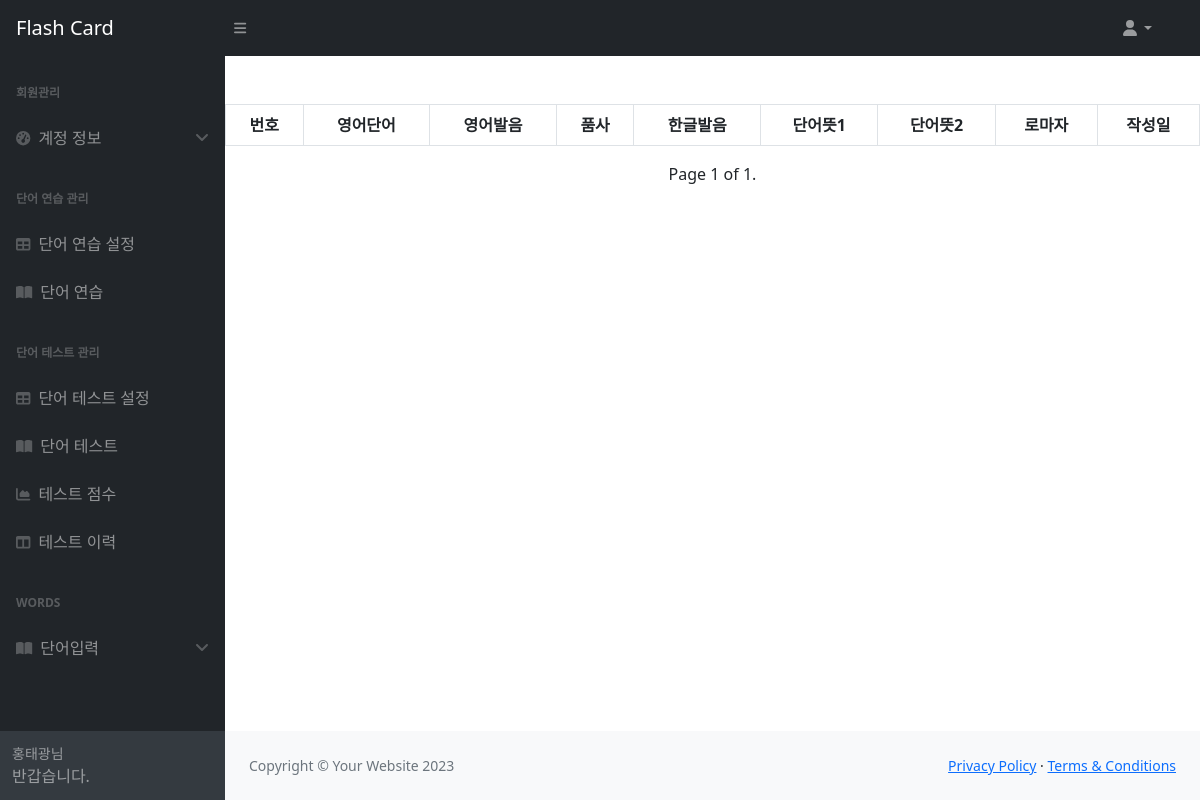
The app's page /words/?page=14, older data.
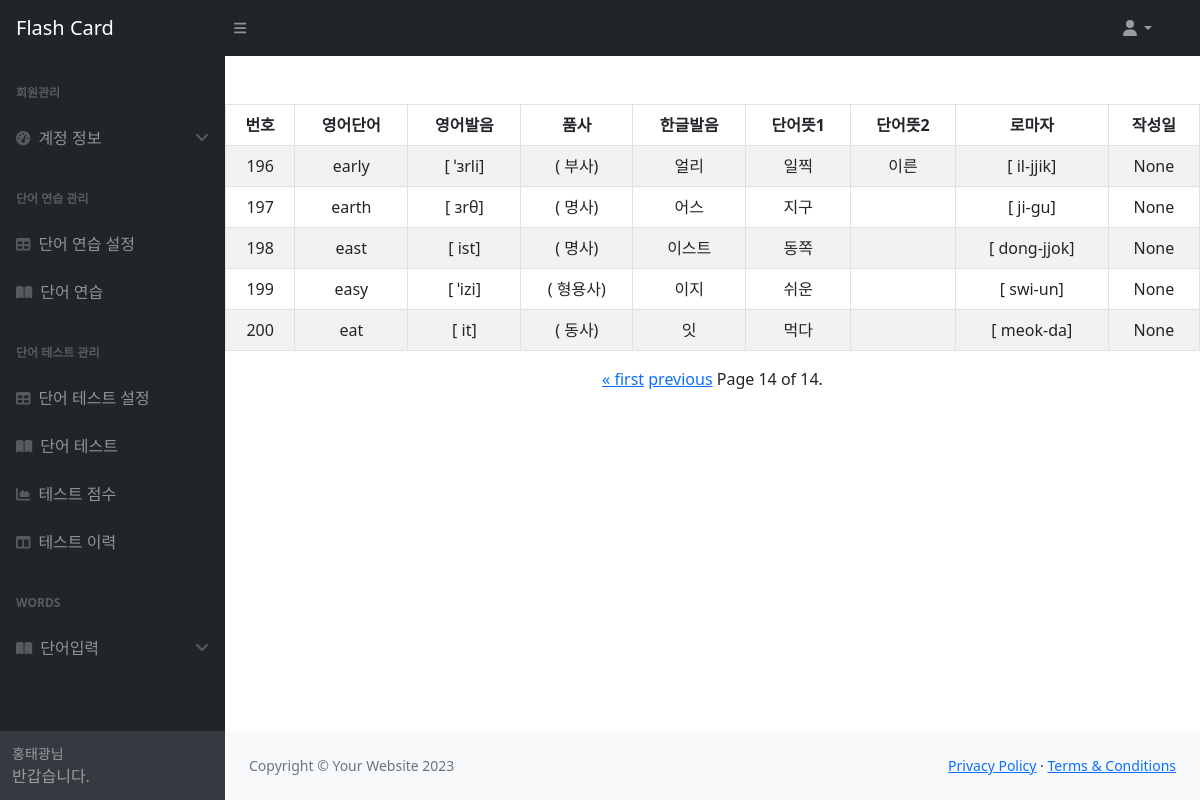
The same page, newer data.
### words/models.py (models this page shows)
class Word(models.Model):
    en_word = models.CharField(max_length=30)
    en_phonetic = models.CharField(max_length=30)
    word_class = models.CharField(max_length=30)
    ko_phonetic = models.CharField(max_length=30)
    ko_word_1 = models.CharField(max_length=50)
    ko_word_2 = models.CharField(max_length=50)
    ko_romanize = models.CharField(max_length=50)
    reg_date = models.DateTimeField(auto_now_add=True)

### words/views.py (the view, shortened to what this page needs)
# urls.py: path("", views.WordList.as_view(), name="words"),
class WordList(View):
    def get(self, request):
        words = Word.objects.all()
        paginator = Paginator(words, 15)
        page_number = request.GET.get("page")
        word_list = paginator.get_page(page_number)
        context = {'word_list': word_list}
        return render(request, 'words/word_list.html', context)

### words/templates/words/word_list.html (shortened to what this page needs)
{% extends 'base.html' %}
{% block content %}
<table class="container table table-hover table-striped table-bordered text-center mt-5">
    <thead>
    <tr>
        <th scope="col" class="text-center">번호</th>
        <th scope="col" class="text-center">영어단어</th>
        <th scope="col" class="text-center">영어발음</th>
        <th scope="col" class="text-center">품사</th>
        <th scope="col" class="text-center">한글발음</th>
        <th scope="col" class="text-center">단어뜻1</th>
        <th scope="col" class="text-center">단어뜻2</th>
        <th scope="col" class="text-center">로마자</th>
        <th scope="col" class="text-center">작성일</th>
    </tr>
    </thead>
    {% for word in word_list %}
    <tr>
        <td scope="col" class="text-center"><span>{{ word.id }}</span></td>
        <td scope="col" class="text-center"><span>{{ word.en_word }}</span></td>
        <td scope="col" class="text-center"><span>[{{ word.en_phonetic }}]</span></td>
        <td scope="col" class="text-center"><span>({{word.word_class}})</span></td>
        <td scope="col" class="text-center"><span>{{ word.ko_phonetic }}</span></td>
        <td scope="col" class="text-center"><span>{{ word.ko_word_1 }}</span></td>
        <td scope="col" class="text-center"><span>{{ word.ko_word_2 }}</span></td>
        <td scope="col" class="text-center"><span>[{{ word.ko_romanize }}]</span></td>
        <td scope="col" class="text-center"><span>{{ word.reg_date }}</span></td>
    </tr>
    {% endfor %}
</table>
<div class="container text-center">
    <span>
        {% if word_list.has_previous %}
            <a href="?page=1">&laquo; first</a>
            <a href="?page={{ word_list.previous_page_number }}">previous</a>
        {% endif %}
        <span>
            Page {{ word_list.number }} of {{ word_list.paginator.num_pages }}.
        </span>
    </span>
</div>
{% endblock content %}

### templates/base.html (shortened to what this page needs)
<!DOCTYPE html>
{%load static %}
<html lang="ko">
<head>
    <link href="https://cdn.jsdelivr.net/npm/simple-datatables@7.1.2/dist/style.min.css" rel="stylesheet"/>
    <link href="{% static 'css/styles.css' %}" rel="stylesheet"/>
</head>
<body class="sb-nav-fixed">
<header>
    <nav class="sb-topnav navbar navbar-expand navbar-dark bg-dark">
        <a class="navbar-brand ps-3" href="{% url 'index' %}">Flash Card</a>
        <button class="btn btn-link btn-sm order-1 order-lg-0 me-4 me-lg-0" id="sidebarToggle" href="#!"><i
                class="fas fa-bars"></i></button>
        <form class="d-none d-md-inline-block form-inline ms-auto me-0 me-md-3 my-2 my-md-0">
            <ul class="navbar-nav ms-auto ms-md-0 me-3 me-lg-4">
                <li class="nav-item dropdown">
                    <a class="nav-link dropdown-toggle" id="navbarDropdown" href="#" role="button"
                       data-bs-toggle="dropdown"
                       aria-expanded="false"><i class="fas fa-user fa-fw"></i></a>
                </li>
            </ul>
        </form>
    </nav>
</header>
<div id="layoutSidenav">
    <div id="layoutSidenav_nav">
        <nav class="sb-sidenav accordion sb-sidenav-dark" id="sidenavAccordion">
            <div class="sb-sidenav-menu">
                <div class="nav">
                    <div class="sb-sidenav-menu-heading">회원관리</div>
                    <a class="nav-link" data-bs-toggle="collapse" data-bs-target="#collapsePages" aria-expanded="false"
                       aria-controls="collapsePages">
                        <div class="sb-nav-link-icon"><i class="fas fa-tachometer-alt"></i></div>
                        계정 정보
                        <div class="sb-sidenav-collapse-arrow"><i class="fas fa-angle-down"></i></div>
                    </a>
                    <div class="sb-sidenav-menu-heading">단어 연습 관리</div>
                    <a class="nav-link collapsed" href="{% url 'Word_Practice_Set' %}">
                        <div class="sb-nav-link-icon"><i class="fas fa-table"></i></div>
                        단어 연습 설정
                    </a>
                    <a class="nav-link collapsed" href="{% url 'Word_Practice' %}">
                        <div class="sb-nav-link-icon"><i class="fas fa-book-open"></i></div>
                        단어 연습
                    </a>
                    <div class="sb-sidenav-menu-heading">단어 테스트 관리</div>
                    <a class="nav-link" href="{% url 'Word_Test_Set' %}">
                        <div class="sb-nav-link-icon"><i class="fas fa-table"></i></div>
                        단어 테스트 설정
                    </a>
                    <a class="nav-link" href="{% url 'Word_Test' %}">
                        <div class="sb-nav-link-icon"><i class="fas fa-book-open"></i></div>
                        단어 테스트
                    </a>
                    <a class="nav-link" href="{% url 'Word_Test_Score' %}">
                        <div class="sb-nav-link-icon"><i class="fas fa-chart-area"></i></div>
                        테스트 점수
                    </a>
                    <a class="nav-link" href="{% url 'Word_Test_History' %}">
                        <div class="sb-nav-link-icon"><i class="fas fa-columns"></i></div>
                        테스트 이력
                    </a>
                    <div class="sb-sidenav-menu-heading">words</div>
                    <a class="nav-link" data-bs-toggle="collapse" data-bs-target="#words" aria-expanded="false"
                       aria-controls="collapsePages">
                        <div class="sb-nav-link-icon"><i class="fas fa-book-open"></i></i></div>
                        단어입력
                        <div class="sb-sidenav-collapse-arrow"><i class="fas fa-angle-down"></i></div>
                    </a>
                </div>
            </div>
            <div class="sb-sidenav-footer">
                <div class="small">홍태광님</div>
                반갑습니다.
            </div>
        </nav>
    </div>
    <div id="layoutSidenav_content">
        <main>
            {%block content%}
            {%endblock content%}
        </main>
        <footer class="py-4 bg-light mt-auto">
            <div class="container-fluid px-4">
                <div class="d-flex align-items-center justify-content-between small">
                    <div class="text-muted">Copyright &copy; Your Website 2023</div>
                    <div>
                        <a href="#">Privacy Policy</a>
                        &middot;
                        <a href="#">Terms &amp; Conditions</a>
                    </div>
                </div>
            </div>
        </footer>
    </div>
</div>
</body>
</html>

Row changes from the older to the newer data that the page shows:
added Word: id "196", en_word "early", en_phonetic "ˈɜrli", word_class "부사", ko_phonetic "얼리", ko_word_1 "일찍", ko_word_2 "이른", ko_romanize "il-jjik", reg_date "None"
added Word: id "197", en_word "earth", en_phonetic "ɜrθ", word_class "명사", ko_phonetic "어스", ko_word_1 "지구", ko_romanize "ji-gu", reg_date "None"
added Word: id "198", en_word "east", en_phonetic "ist", word_class "명사", ko_phonetic "이스트", ko_word_1 "동쪽", ko_romanize "dong-jjok", reg_date "None"
added Word: id "199", en_word "easy", en_phonetic "ˈizi", word_class "형용사", ko_phonetic "이지", ko_word_1 "쉬운", ko_romanize "swi-un", reg_date "None"
added Word: id "200", en_word "eat", en_phonetic "it", word_class "동사", ko_phonetic "잇", ko_word_1 "먹다", ko_romanize "meok-da", reg_date "None"
Text that changed along with them:
{{ word_list.number }}: "1" → "14"
{{ word_list.paginator.num_pages }}: "1" → "14"
text now shown: "« first previous"
